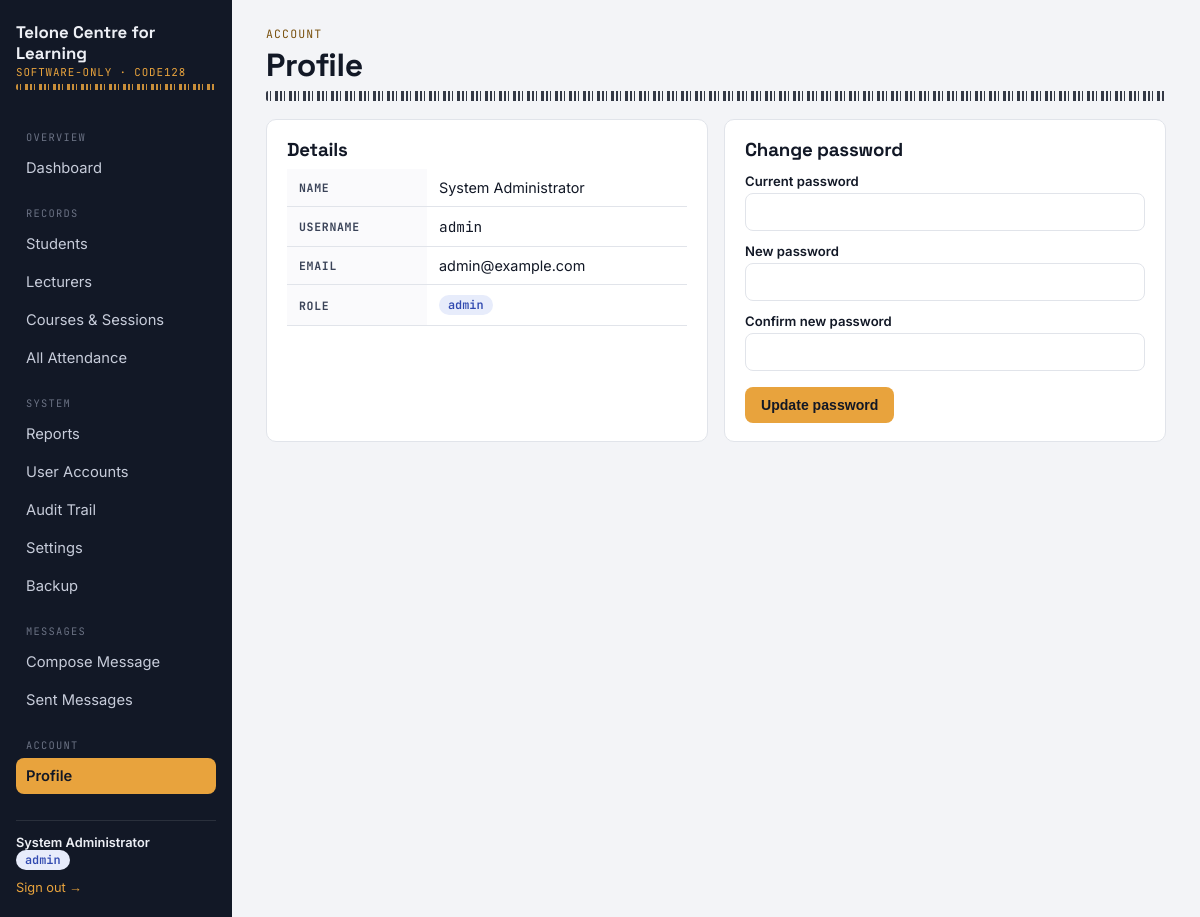
Screenshot of /profile (signed in) with the database file from the repository.
### tables this page shows
CREATE TABLE users (
    id            INTEGER PRIMARY KEY AUTOINCREMENT,
    username      TEXT NOT NULL UNIQUE,
    password_hash TEXT NOT NULL,
    full_name     TEXT NOT NULL,
    email         TEXT,
    role          TEXT NOT NULL CHECK (role IN ('admin', 'lecturer')),
    is_active     INTEGER NOT NULL DEFAULT 1,
    created_at    TEXT NOT NULL DEFAULT (datetime('now'))
);

### app.py (the view, shortened to what this page needs)
@app.route("/profile", methods=["GET", "POST"])
@role_required("admin", "lecturer", "student")
def profile():
    role = session["role"]
    db = get_db()
    if role == "student":
        actor = db.execute("SELECT * FROM students WHERE id=?", (session["student_id"],)).fetchone()
    else:
        actor = db.execute("SELECT * FROM users WHERE id=?", (session["user_id"],)).fetchone()
    db.close()
    return render_template("profile.html", actor=actor, role=role)

### app.py (called while the page is built, shortened)
def role_required(*roles):
    def decorator(view):
        @wraps(view)
        def wrapped(*args, **kwargs):
            if "role" not in session:
                return redirect(url_for("login", next=request.path))
            if session.get("role") not in roles:
                abort(403)
            return view(*args, **kwargs)
        return wrapped
    return decorator

@app.context_processor
def inject_user():
    return {
        "current_user": {
            "id": session.get("user_id") or session.get("student_id"),
            "name": session.get("full_name"),
            "role": session.get("role"),
        },
        "institution_name": get_setting("institution_name", "Attendance Ledger"),
    }

def _unread_message_count():
    role = session.get("role")
    if role == "lecturer":
        rid = session.get("user_id")
        rtype = "lecturer"
    elif role == "student":
        rid = session.get("student_id")
        rtype = "student"
    else:
        return 0

@app.context_processor
def inject_unread_count():
    return {"unread_message_count": _unread_message_count()}

### database.py (called while the page is built)
def get_db():
    conn = sqlite3.connect(DB_PATH)
    conn.row_factory = sqlite3.Row
    conn.execute("PRAGMA foreign_keys = ON")
    return conn

def get_setting(key, default=None):
    conn = get_db()
    row = conn.execute("SELECT value FROM settings WHERE key=?", (key,)).fetchone()
    conn.close()
    if row is not None:
        return row["value"]
    return DEFAULT_SETTINGS.get(key, default)

### templates/profile.html (shortened to what this page needs)
{% extends "base.html" %}
{% block content %}
<span class="eyebrow">Account</span>
<h1>Profile</h1>
<div class="barcode-rule"></div>
<div class="grid cols-2">
  <div class="card">
    <h3>Details</h3>
    <table style="margin-top:8px;">
      <tr><th style="width:140px;">Name</th><td>{{ actor.full_name }}</td></tr>
      {% if role == 'student' %}
        <tr><th>Reg number</th><td class="mono">{{ actor.reg_number }}</td></tr>
        <tr><th>Department</th><td>{{ actor.department or '—' }}</td></tr>
      {% else %}
        <tr><th>Username</th><td class="mono">{{ actor.username }}</td></tr>
        <tr><th>Email</th><td>{{ actor.email or '—' }}</td></tr>
      {% endif %}
      <tr><th>Role</th><td><span class="badge {{ role }}">{{ role }}</span></td></tr>
    </table>
  </div>
  <div class="card">
    <h3>Change password</h3>
    <form method="post">
      <label for="current_password">Current password</label>
      <input type="password" id="current_password" name="current_password" required>
      <label for="new_password">New password</label>
      <input type="password" id="new_password" name="new_password" required minlength="4">
      <label for="confirm_password">Confirm new password</label>
      <input type="password" id="confirm_password" name="confirm_password" required minlength="4">
      <button class="btn accent" type="submit" style="margin-top:16px;">Update password</button>
    </form>
  </div>
</div>
{% endblock %}

### templates/base.html (shortened to what this page needs)
<!DOCTYPE html>
<html lang="en">
<head>
<link rel="stylesheet" href="{{ url_for('static', filename='css/style.css') }}">
</head>
<body>
{% if current_user.id %}
<div class="app">
  <aside class="sidebar">
    <div class="brand">{{ institution_name }}
      <small>SOFTWARE-ONLY · CODE128</small>
    </div>
    <div class="barcode-rule accent" style="height:6px;"></div>
    <nav class="nav">
      {% if current_user.role == 'admin' %}
        <span class="section-label">Overview</span>
        <a href="{{ url_for('admin_dashboard') }}" class="{{ 'active' if request.endpoint=='admin_dashboard' }}">Dashboard</a>
        <span class="section-label">Records</span>
        <a href="{{ url_for('students_list') }}" class="{{ 'active' if request.endpoint in ['students_list','student_add','student_detail'] }}">Students</a>
        <a href="{{ url_for('lecturers_list') }}" class="{{ 'active' if request.endpoint in ['lecturers_list','user_detail'] }}">Lecturers</a>
        <a href="{{ url_for('courses_list') }}" class="{{ 'active' if request.endpoint in ['courses_list','course_sessions'] }}">Courses &amp; Sessions</a>
        <a href="{{ url_for('attendance_all') }}" class="{{ 'active' if request.endpoint=='attendance_all' }}">All Attendance</a>
        <span class="section-label">System</span>
        <a href="{{ url_for('reports') }}" class="{{ 'active' if request.endpoint in ['reports','reports_generate'] }}">Reports</a>
        <a href="{{ url_for('users_list') }}" class="{{ 'active' if request.endpoint=='users_list' }}">User Accounts</a>
        <a href="{{ url_for('audit_log_view') }}" class="{{ 'active' if request.endpoint=='audit_log_view' }}">Audit Trail</a>
        <a href="{{ url_for('settings_page') }}" class="{{ 'active' if request.endpoint=='settings_page' }}">Settings</a>
        <a href="{{ url_for('backup_page') }}" class="{{ 'active' if request.endpoint in ['backup_page','backup_download'] }}">Backup</a>
        <span class="section-label">Messages</span>
        <a href="{{ url_for('messages_compose') }}" class="{{ 'active' if request.endpoint=='messages_compose' }}">Compose Message</a>
        <a href="{{ url_for('messages_sent') }}" class="{{ 'active' if request.endpoint=='messages_sent' }}">Sent Messages</a>
      {% endif %}
      <span class="section-label">Account</span>
      <a href="{{ url_for('profile') }}" class="{{ 'active' if request.endpoint=='profile' }}">Profile</a>
    </nav>
    <div class="sidebar-foot">
      <div class="who">{{ current_user.name }}</div>
      <span class="badge {{ current_user.role }}">{{ current_user.role }}</span>
      <form action="{{ url_for('logout') }}" method="get" style="margin-top:10px;">
        <button type="submit">Sign out →</button>
      </form>
    </div>
  </aside>
  <main class="main">
    {% block content %}{% endblock %}
  </main>
</div>
{% else %}
  {% block content_bare %}{% endblock %}
{% endif %}
</body>
</html>

### static/css/style.css (style rules this page uses)
:root { --ink: #121826; --ink-soft: #3A4358; --paper: #F3F4F7; --surface: #FFFFFF; --line: #E1E4EA; --accent: #E8A33D; --accent-ink: #7A5210; --good: #1F8A5F; --good-bg: #E7F5EE; --warn: #C77C11; --warn-bg: #FBF0DC; --bad: #C0392B; --bad-bg: #FBEAE7; --radius: 10px; --font-display: "Space Grotesk", "Segoe UI", sans-serif; --font-body: "Inter", "Segoe UI", sans-serif; --font-mono: "JetBrains Mono", "Courier New", monospace; }
* { box-sizing: border-box; }
html,body { height:100%; }
body { margin:0; font-family: var(--font-body); background: var(--paper); color: var(--ink); -webkit-font-smoothing: antialiased; }
a { color: inherit; }
h1,h2,h3,h4 { font-family: var(--font-display); margin:0 0 6px; letter-spacing:-0.01em; }
code, .mono { font-family: var(--font-mono); }
.barcode-rule { height:10px; background-image: repeating-linear-gradient( 90deg, var(--ink) 0px, var(--ink) 2px, transparent 2px, transparent 4px, var(--ink) 4px, var(--ink) 5px, transparent 5px, transparent 9px, var(--ink) 9px, var(--ink) 12px, transparent 12px, transparent 14px ); opacity:0.85; border-radius: 2px; margin: 4px 0 18px; }
.barcode-rule.accent { background-image: repeating-linear-gradient( 90deg, var(--accent) 0px, var(--accent) 2px, transparent 2px, transparent 4px, var(--accent) 4px, var(--accent) 5px, transparent 5px, transparent 9px, var(--accent) 9px, var(--accent) 12px, transparent 12px, transparent 14px ); }
.app { display:flex; min-height:100vh; }
.sidebar { width: 232px; background: var(--ink); color: #EDEFF5; padding: 22px 16px; flex-shrink:0; }
.brand { font-family: var(--font-display); font-size: 1.05rem; font-weight: 700; line-height:1.25; margin-bottom: 4px; }
.brand small { display:block; font-family: var(--font-mono); font-weight:400; font-size:0.68rem; color: var(--accent); letter-spacing: 0.08em; margin-top:2px; }
.nav { margin-top: 22px; display:flex; flex-direction:column; gap:2px; }
.nav a { display:flex; align-items:center; gap:10px; text-decoration:none; color:#C7CCDA; padding:9px 10px; border-radius:8px; font-size:0.92rem; }
.nav a.active { background: var(--accent); color: var(--ink); font-weight:600; }
.nav .section-label { font-family: var(--font-mono); font-size:0.65rem; letter-spacing:0.12em; color:#6B7284; text-transform:uppercase; margin: 18px 10px 4px; }
.sidebar-foot { margin-top: 26px; padding-top:14px; border-top:1px solid rgba(255,255,255,0.1); font-size:0.8rem; color:#9AA1B4; }
.sidebar-foot .who { color:#EDEFF5; font-weight:600; }
.sidebar-foot form { margin-top:8px; }
.sidebar-foot button { background:none; border:none; color: var(--accent); cursor:pointer; font-size:0.8rem; padding:0; font-family: var(--font-body); }
.main { flex:1; padding: 26px 34px 60px; max-width: 1180px; }
.eyebrow { font-family: var(--font-mono); font-size:0.72rem; letter-spacing:0.1em; text-transform:uppercase; color: var(--accent-ink); margin-bottom:4px; display:block; }
.grid { display:grid; gap:16px; }
.grid.cols-2 { grid-template-columns: repeat(2, 1fr); }
.card { background: var(--surface); border:1px solid var(--line); border-radius: var(--radius); padding: 18px 20px; }
table { width:100%; border-collapse: collapse; background: var(--surface); }
th, td { text-align:left; padding: 10px 12px; border-bottom:1px solid var(--line); font-size:0.9rem; }
th { font-family: var(--font-mono); font-size:0.72rem; text-transform:uppercase; letter-spacing:0.06em; color: var(--ink-soft); background:#FAFAFC; }
.badge { display:inline-block; padding:2px 9px; border-radius:99px; font-size:0.74rem; font-weight:600; font-family: var(--font-mono); }
.badge.admin { background:#E7ECFB; color:#3049B0; }
label { display:block; font-size:0.82rem; font-weight:600; margin: 12px 0 4px; }
input, select, textarea { width:100%; padding:9px 11px; border:1px solid var(--line); border-radius:8px; font-family: var(--font-body); font-size:0.92rem; background:#fff; }
.btn { display:inline-flex; align-items:center; gap:6px; background: var(--ink); color:#fff; border:none; border-radius:8px; padding: 10px 16px; font-weight:600; font-size:0.88rem; cursor:pointer; text-decoration:none; }
.btn.accent { background: var(--accent); color: var(--ink); }

### rows the page displays
users: name "System Administrator", full_name "System Administrator", username "admin", email "admin@example.com"

### other values shown
{{ institution_name }} "Telone Centre for Learning"
{{ current_user.role }} "admin"
{{ role }} "admin"
